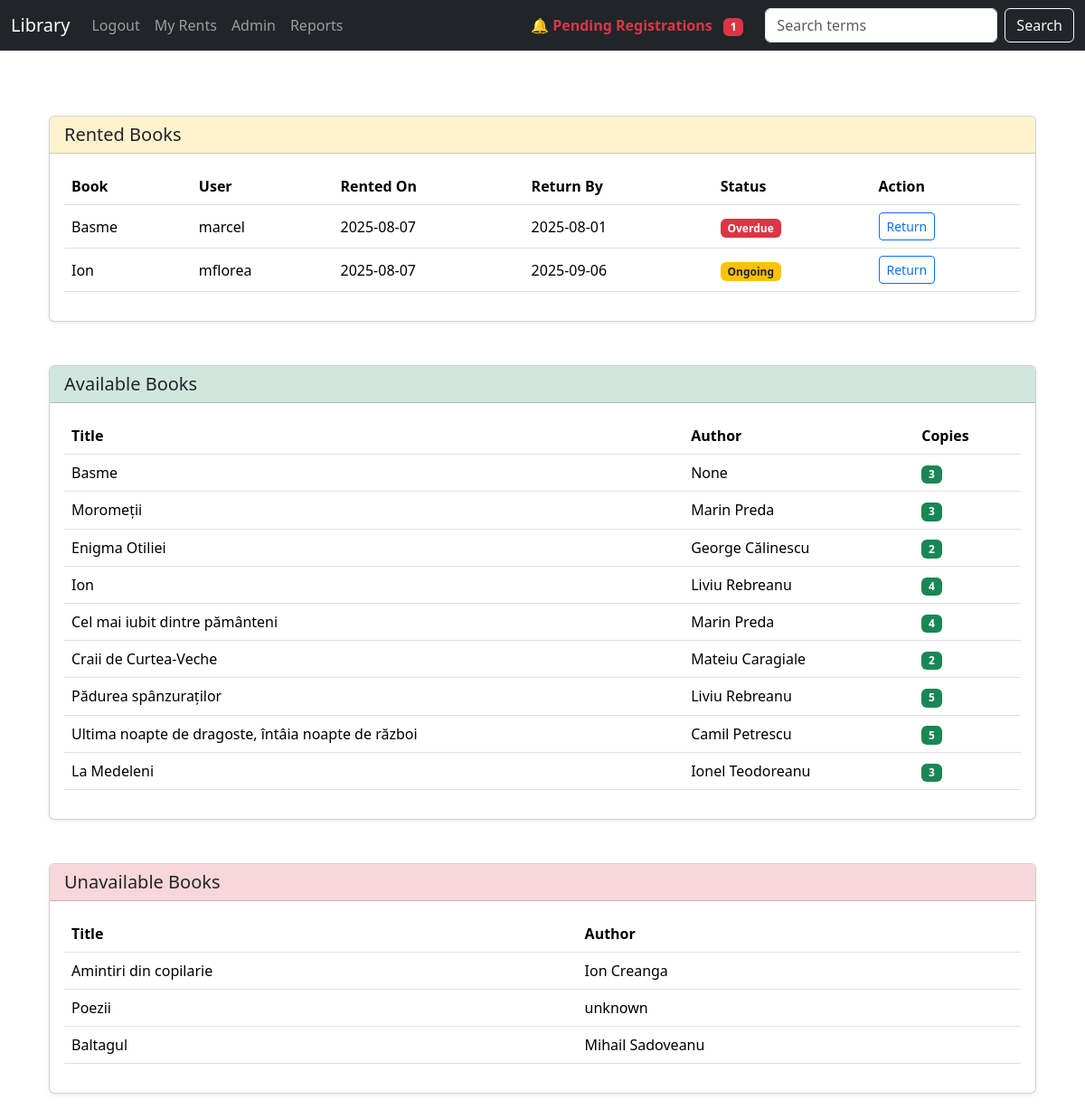
Page /reports/ (signed in) on the earlier database version.
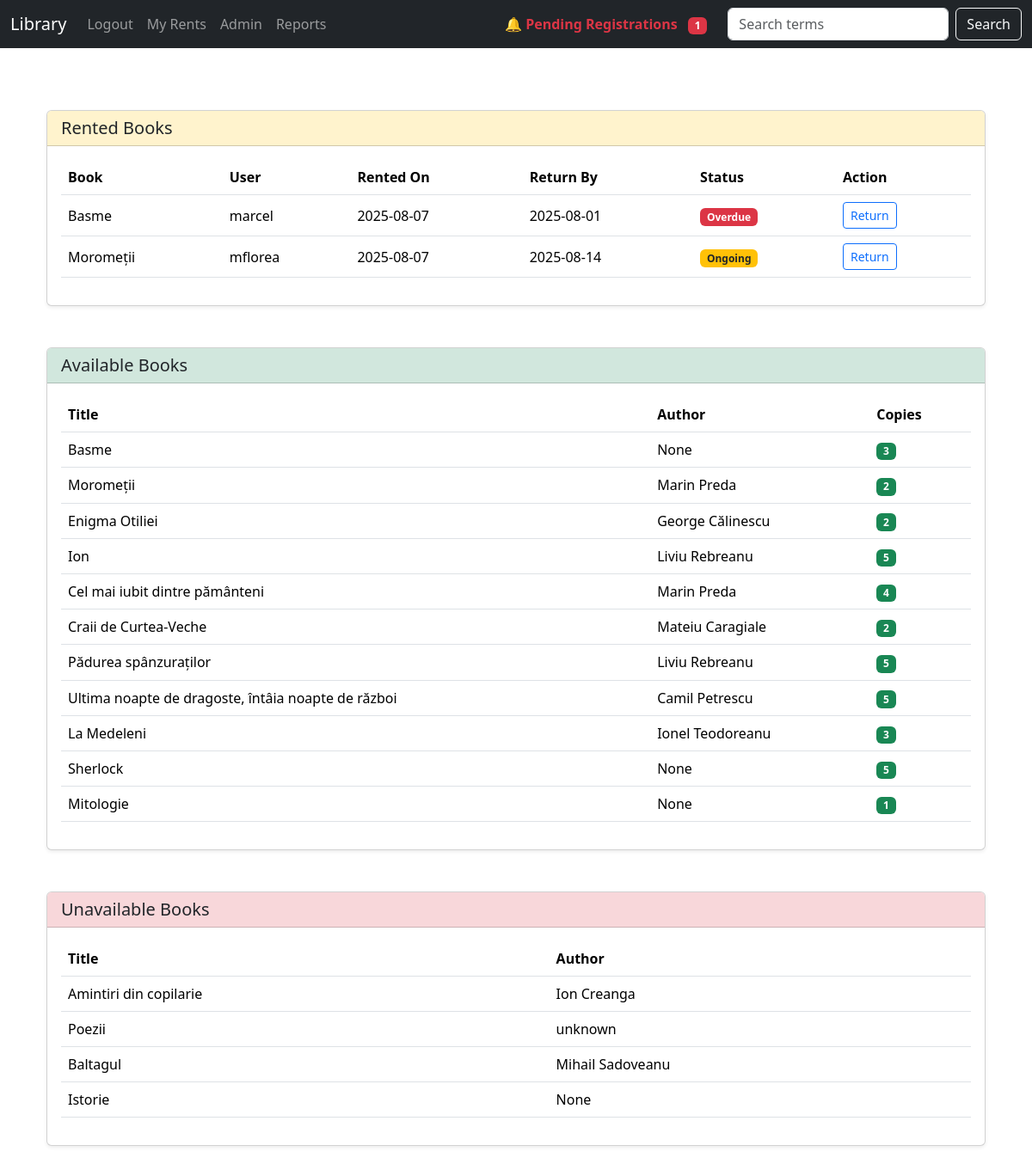
Same page on the later database version.
### mainview/models.py (models this page shows, shortened)
class Rent(models.Model):
    book = models.ForeignKey(Book, on_delete=models.CASCADE)
    user = models.ForeignKey('auth.User', on_delete=models.CASCADE)
    rent_date = models.DateTimeField(auto_now_add=True)
    return_date = models.DateTimeField(blank=True, null=True)
    returned = models.BooleanField(default=False)
    returned_at = models.DateTimeField(blank=True, null=True)

class Book(models.Model):
    title = models.CharField(max_length=100)
    author = models.CharField(max_length=100, blank=True, null=True)
    published_date = models.DateField(blank=True, null=True)
    available_copies = models.PositiveIntegerField(default=0)

### mainview/views.py (the view)
# urls.py: path("reports/", views.reports_view, name="reports"),
def reports_view(request):
    if not request.user.is_staff:
        messages.error(request, 'You do not have permission to view this page.')
        return redirect('home')
    rented_books = Rent.objects.select_related('book', 'user').all()
    available_books = Book.objects.filter(available_copies__gt=0)
    unavailable_books = Book.objects.filter(available_copies=0)
    return render(request, "reports.html", {
        "rented_books": rented_books,
        "available_books": available_books,
        "unavailable_books": unavailable_books,
        'now': timezone.now()
    })

### mainview/context_processors.py (called while the page is built)
def user_context_processor(request):
    if request.user.is_authenticated and request.user.is_staff:
        User = get_user_model()
        pending_users = User.objects.all().filter(is_active=False).count()
        return {'pending_users': pending_users}
    return {}

### mainview/templates/reports.html (shortened to what the changed rows need)
{% extends 'base.html' %}
{% block content %}
<div class="container mt-5">
    <div class="card mb-5 shadow-sm">
        <div class="card-body">
            <table class="table table-hover align-middle">
                <thead>
                    <tr>
                        <th>Book</th>
                        <th>User</th>
                        <th>Rented On</th>
                        <th>Return By</th>
                        <th>Status</th>
                        <th>Action</th>
                    </tr>
                </thead>
                <tbody>
                    {% for rent in rented_books %}
                        {% if not rent.returned %}
                        <tr>
                            <td>{{ rent.book.title }}</td>
                            <td> {{ rent.user.username }}</td>
                            <td>{{ rent.rent_date|date:"Y-m-d" }}</td>
                            <td>
                                {% if rent.return_date %}
                                    {{ rent.return_date|date:"Y-m-d" }}
                                {% else %}
                                    <span class="text-muted">—</span>
                                {% endif %}
                            </td>
                            <td>
                                {% if rent.return_date and rent.return_date < now %}
                                    <span class="badge bg-danger">Overdue</span>
                                {% else %}
                                    <span class="badge bg-warning text-dark">Ongoing</span>
                                {% endif %}
                            </td>
                            <td>
                                <form method="post" action="{% url 'returnBook' rent.id %}">
                                    <button class="btn btn-sm btn-outline-primary">Return</button>
                                </form>
                            </td>
                        </tr>
                        {% endif %}
                    {% empty %}
                        <tr>
                            <td colspan="6" class="text-muted text-center">No books currently rented.</td>
                        </tr>
                    {% endfor %}
                </tbody>
            </table>
        </div>
    </div>
    <div class="card mb-5 shadow-sm">
        <div class="card-body">
            <table class="table table-hover align-middle">
                <thead>
                    <tr>
                        <th>Title</th>
                        <th>Author</th>
                        <th>Copies</th>
                    </tr>
                </thead>
                <tbody>
                    {% for book in available_books %}
                    <tr>
                        <td>{{ book.title }}</td>
                        <td>{{ book.author }}</td>
                        <td><span class="badge bg-success">{{ book.available_copies }}</span></td>
                    </tr>
                    {% empty %}
                    <tr>
                        <td colspan="3" class="text-muted text-center">No books available.</td>
                    </tr>
                    {% endfor %}
                </tbody>
            </table>
        </div>
    </div>
    <div class="card mb-5 shadow-sm">
        <div class="card-body">
            <table class="table table-hover align-middle">
                <thead>
                    <tr>
                        <th>Title</th>
                        <th>Author</th>
                    </tr>
                </thead>
                <tbody>
                    {% for book in unavailable_books %}
                    <tr>
                        <td>{{ book.title }}</td>
                        <td>{{ book.author }}</td>
                    </tr>
                    {% empty %}
                    <tr>
                        <td colspan="2" class="text-muted text-center">No books are currently unavailable.</td>
                    </tr>
                    {% endfor %}
                </tbody>
            </table>
        </div>
    </div>
</div>
{% endblock %}

Differences in the rows shown:
no longer on this page (row edited): Rent: book "Ion", user.username "mflorea", rent_date "2025-08-07", return_date "2025-09-06", shows "Ongoing"
added Rent: book "Moromeții", user.username "mflorea", rent_date "2025-08-07", return_date "2025-08-14", shows "Ongoing"
changed Book "Moromeții": available_copies "3" → "2"
changed Book "Ion": available_copies "4" → "5"
added Book: title "Sherlock", author "None", available_copies "5", shown under "Available Books"
added Book: title "Mitologie", author "None", available_copies "1", shown under "Available Books"
added Book: title "Istorie", author "None", shown under "Unavailable Books"
